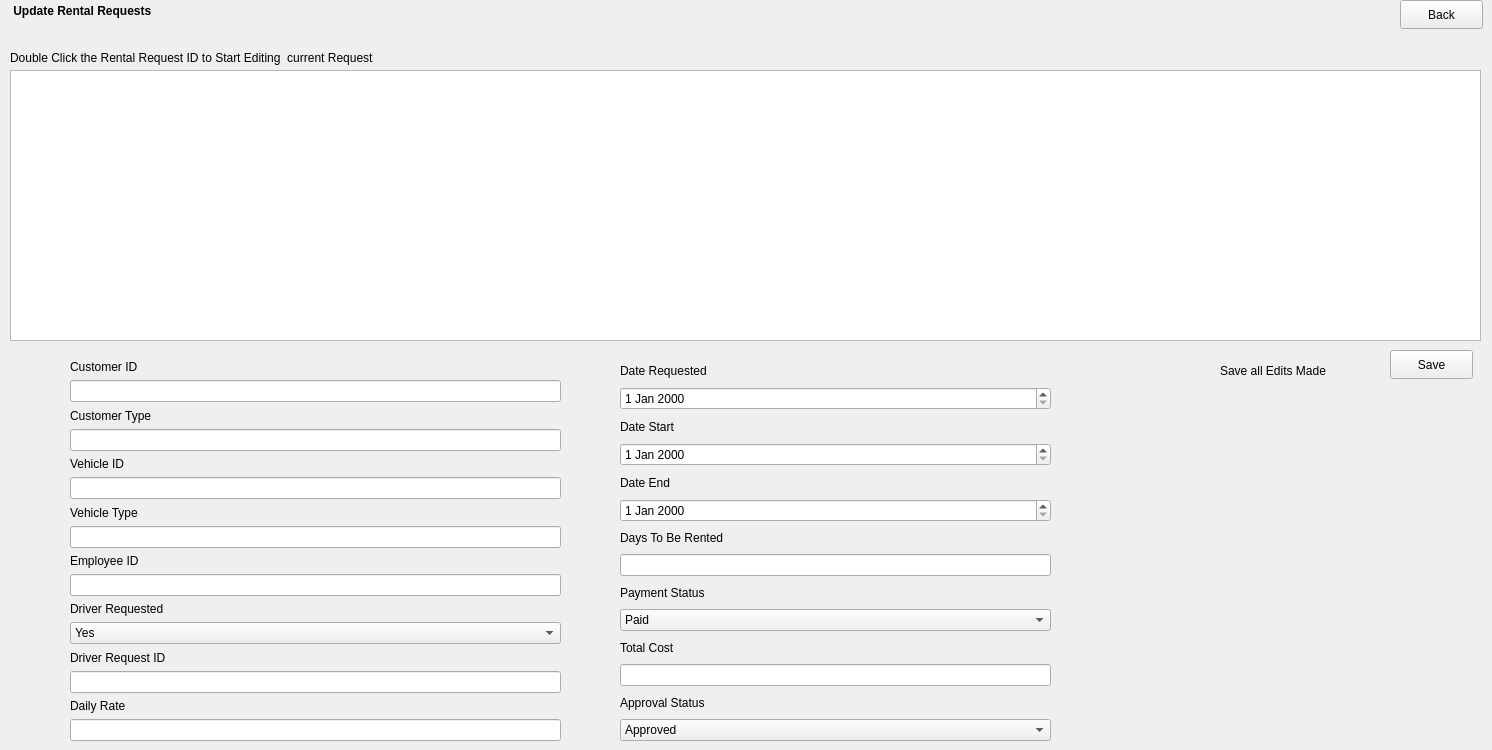
    <widget class="QWidget" name="page_8">
     <widget class="QLabel" name="label_10">
      <property name="geometry">
       <rect>
        <x>10</x>
        <y>0</y>
        <width>171</width>
        <height>21</height>
       </rect>
      </property>
      <property name="font">
       <font>
        <bold>true</bold>
       </font>
      </property>
      <property name="text">
       <string> Update Rental Requests</string>
      </property>
     </widget>
     <widget class="QPushButton" name="Update_Rental_Request_Back">
      <property name="geometry">
       <rect>
        <x>1400</x>
        <y>0</y>
        <width>83</width>
        <height>29</height>
       </rect>
      </property>
      <property name="text">
       <string>Back</string>
      </property>
     </widget>
     <widget class="QTableView" name="UpdateRentalRequest_tableView">
      <property name="geometry">
       <rect>
        <x>10</x>
        <y>70</y>
        <width>1471</width>
        <height>271</height>
       </rect>
      </property>
     </widget>
     <widget class="QWidget" name="verticalLayoutWidget_7">
      <property name="geometry">
       <rect>
        <x>70</x>
        <y>360</y>
        <width>491</width>
        <height>381</height>
       </rect>
      </property>
      <layout class="QVBoxLayout" name="verticalLayout_10">
       <item>
        <widget class="QLabel" name="label_60">
         <property name="text">
          <string>Customer ID</string>
         </property>
        </widget>
       </item>
       <item>
        <widget class="QLineEdit" name="UpdateRentalRequest_CustomerID"/>
       </item>
       <item>
        <widget class="QLabel" name="label_61">
         <property name="text">
          <string>Customer Type</string>
         </property>
        </widget>
       </item>
       <item>
        <widget class="QLineEdit" name="UpdateRentalRequest_CustomerType"/>
       </item>
       <item>
        <widget class="QLabel" name="label_62">
         <property name="text">
          <string>Vehicle ID</string>
         </property>
        </widget>
       </item>
       <item>
        <widget class="QLineEdit" name="UpdateRentalRequest_VehicleID"/>
       </item>
       <item>
        <widget class="QLabel" name="label_63">
         <property name="text">
          <string>Vehicle Type</string>
         </property>
        </widget>
       </item>
       <item>
        <widget class="QLineEdit" name="UpdateRentalRequest_VehicleType"/>
       </item>
       <item>
        <widget class="QLabel" name="label_64">
         <property name="text">
          <string>Employee ID</string>
         </property>
        </widget>
       </item>
       <item>
        <widget class="QLineEdit" name="UpdateRentalRequest_EmpID"/>
       </item>
       <item>
        <widget class="QLabel" name="label_66">
         <property name="text">
          <string>Driver Requested</string>
         </property>
        </widget>
       </item>
       <item>
        <widget class="QComboBox" name="UpdateRentalRequest_DriverRequested">
         <item>
          <property name="text">
           <string>Yes</string>
          </property>
         </item>
         <item>
          <property name="text">
           <string>No</string>
          </property>
         </item>
        </widget>
       </item>
       <item>
        <widget class="QLabel" name="label_67">
         <property name="text">
          <string>Driver Request ID</string>
         </property>
        </widget>
       </item>
       <item>
        <widget class="QLineEdit" name="UpdateRentalRequest_DriverRequestID"/>
       </item>
       <item>
        <widget class="QLabel" name="label_69">
         <property name="text">
          <string>Daily Rate</string>
         </property>
        </widget>
       </item>
       <item>
        <widget class="QLineEdit" name="UpdateRentalRequest_DailyRate"/>
       </item>
      </layout>
     </widget>
     <widget class="QLabel" name="label_75">
      <property name="geometry">
       <rect>
        <x>10</x>
        <y>50</y>
        <width>491</width>
        <height>16</height>
       </rect>
      </property>
      <property name="text">
       <string>Double Click the Rental Request ID to Start Editing  current Request</string>
      </property>
     </widget>
     <widget class="QPushButton" name="UpdateRentalRequest_tableView_Submit">
      <property name="geometry">
       <rect>
        <x>1390</x>
        <y>350</y>
        <width>83</width>
        <height>29</height>
       </rect>
      </property>
      <property name="text">
       <string>Save</string>
      </property>
     </widget>
     <widget class="QLabel" name="label_76">
      <property name="geometry">
       <rect>
        <x>1220</x>
        <y>360</y>
        <width>151</width>
        <height>21</height>
       </rect>
      </property>
      <property name="text">
       <string>Save all Edits Made</string>
      </property>
     </widget>
     <widget class="QWidget" name="verticalLayoutWidget_2">
      <property name="geometry">
       <rect>
        <x>620</x>
        <y>360</y>
        <width>431</width>
        <height>381</height>
       </rect>
      </property>
      <layout class="QVBoxLayout" name="verticalLayout_14">
       <item>
        <widget class="QLabel" name="label_65">
         <property name="text">
          <string>Date Requested</string>
         </property>
        </widget>
       </item>
       <item>
        <widget class="QDateEdit" name="UpdateRentalRequest_DateRequested"/>
       </item>
       <item>
        <widget class="QLabel" name="label_72">
         <property name="text">
          <string>Date Start</string>
         </property>
        </widget>
       </item>
       <item>
        <widget class="QDateEdit" name="UpdateRentalRequest_DateStart"/>
       </item>
       <item>
        <widget class="QLabel" name="label_73">
         <property name="text">
          <string>Date End</string>
         </property>
        </widget>
       </item>
       <item>
        <widget class="QDateEdit" name="UpdateRentalRequest_DateEnd"/>
       </item>
       <item>
        <widget class="QLabel" name="label_68">
         <property name="text">
          <string>Days To Be Rented</string>
         </property>
        </widget>
       </item>
       <item>
        <widget class="QLineEdit" name="UpdateRentalRequest_DaysRentPeriod"/>
       </item>
       <item>
        <widget class="QLabel" name="label_71">
         <property name="text">
          <string>Payment Status</string>
         </property>
        </widget>
       </item>
       <item>
        <widget class="QComboBox" name="UpdateRentalRequest_PaymentStatus">
         <item>
          <property name="text">
           <string>Paid</string>
          </property>
         </item>
         <item>
          <property name="text">
           <string>Not Paid</string>
          </property>
         </item>
        </widget>
       </item>
       <item>
        <widget class="QLabel" name="label_70">
         <property name="text">
          <string>Total Cost</string>
         </property>
        </widget>
       </item>
       <item>
        <widget class="QLineEdit" name="UpdateRentalRequest_TotalCost"/>
       </item>
       <item>
        <widget class="QLabel" name="label_74">
         <property name="text">
          <string>Approval Status</string>
         </property>
        </widget>
       </item>
       <item>
        <widget class="QComboBox" name="UpdateRentalRequest_ApprovalStatus">
         <item>
          <property name="text">
           <string>Approved</string>
          </property>
         </item>
         <item>
          <property name="text">
           <string>Not Approved</string>
          </property>
         </item>
        </widget>
       </item>
      </layout>
     </widget>
    </widget>
